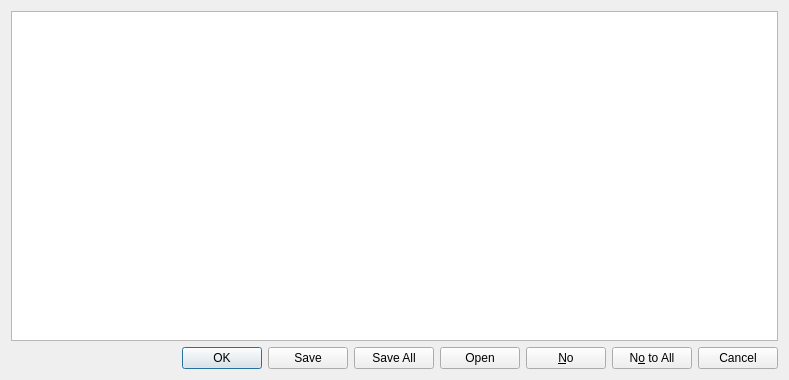
<?xml version="1.0" encoding="UTF-8"?>
<ui version="4.0">
 <class>infoDialog</class>
 <widget class="QDialog" name="infoDialog">
  <property name="geometry">
   <rect>
    <x>0</x>
    <y>0</y>
    <width>789</width>
    <height>380</height>
   </rect>
  </property>
  <property name="windowTitle">
   <string>Dialog</string>
  </property>
  <layout class="QVBoxLayout" name="verticalLayout">
   <item>
    <widget class="QTextEdit" name="textEdit"/>
   </item>
   <item>
    <widget class="QDialogButtonBox" name="buttonBox">
     <property name="standardButtons">
      <set>QDialogButtonBox::Cancel|QDialogButtonBox::No|QDialogButtonBox::NoToAll|QDialogButtonBox::Ok|QDialogButtonBox::Open|QDialogButtonBox::Save|QDialogButtonBox::SaveAll</set>
     </property>
    </widget>
   </item>
  </layout>
 </widget>
 <resources/>
 <connections/>
</ui>
